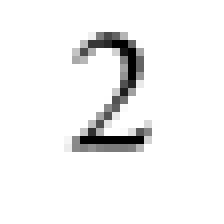
#> input picture PS0/image.png, 28 x 28 px (shown 8 times larger)
$ jupyter execute --allow-errors reproduce_book.ipynb   (shell and % lines are left out)   (older library calls are emulated)
#> lines starting #> are read from the running program, lines starting #| are printed output that depends on the picture
## A very Gentle Start with Python

[cell 1]
2 * 3

[cell 2]
print("Hello World!")

[cell 3]
x = 10
print(x)
print(x+5)

y = x+7
print(y)

#print(z)

[cell 4]
list( range(10))

[cell 5]
for n in range(10):
    print(n)
    pass
print("done")

[cell 6]
for n in range(10):
    print("The square of",n,"is",n*n)
    pass
print("done")

[cell 7]
# the following prints out the cube of 2
print(2**3)

[cell 8]
# function that takes 2 numbers as input
# and outputs their average
def avg(x,y):
    print("first input is", x)
    print("second input is", y)
    a = (x+y)/2.0
    print("average is", a)
    return a

[cell 9]
avg(2,4)

[cell 10]
avg(200,301)

[cell 11]
import numpy

[cell 12]
a = numpy.zeros([3,2])
print(a)

[cell 13]
a[0,0] = 1
a[0,1] = 2
a[1,0] = 9
a[2,1] = 12
print(a)

[cell 14]
print(a[0,1])
v = a[1,0]
print(v)

[cell 15]
# trying to look up an array element that doesn't exist
#a[0,2]

[cell 16]
import matplotlib.pyplot

[cell 17]
matplotlib.pyplot.imshow(a, interpolation="nearest")
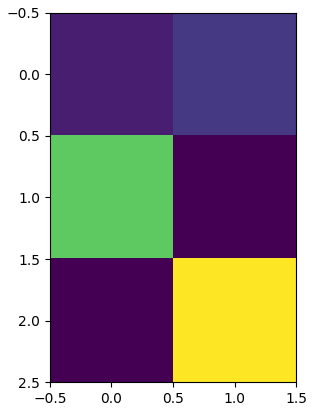
#> figure drawn by matplotlib, 1 panel

[cell 18]
#class for a dog object
class Dog:
    #dogs can bark()
    def bark(self):
        print("woof!")
        pass

    pass

[cell 19]
sizzles = Dog()

[cell 20]
sizzles.bark()

[cell 21]
sizzles = Dog()
mutley = Dog()

sizzles.bark()
mutley.bark()

[cell 22]
#class for a dog object
class Dog:
    # initialisation method with internal data
    def __init__(self,petname,temp):
        self.name=petname;
        self.temperature=temp;

    # get status
    def status(self):
        print("dog name is ",self.name)
        print("dog temperature is ",self.temperature)
        pass

    # set temperature
    def setTemperature(self,temp):
        self.temperature=temp;
        pass

    # dog can bark
    def bark(self):
        print("woof!")
        pass

    pass

[cell 23]
# create a new dog object from the Dog class
lassie = Dog("Lassie", 37)

[cell 24]
lassie.status()

[cell 25]
lassie.setTemperature(40)

[cell 26]
lassie.status()

## Neural Network with Python

[cell 27]
class neuralNetwork:
    def __init__(self, inputnodes, hiddennodes, outputnodes, learningrate):
        # set number of nodes in each input, hidden, output layer
        self.inodes = inputnodes
        self.hnodes = hiddennodes
        self.onodes = outputnodes

        # learning rate
        self.lr = learningrate
        pass

[cell 28]
# number of input, hidden and output nodes
input_nodes = 3
hidden_nodes = 3
output_nodes = 3

#learning rate is 0.3
learning_rate = 0.3

#create instance of neural network
n = neuralNetwork(input_nodes, hidden_nodes, output_nodes, learning_rate)

[cell 29]
import numpy

[cell 30]
numpy.random.rand(3, 3)

[cell 31]
numpy.random.rand(3, 3) - 0.5

[cell 32]
import scipy.special

class neuralNetwork:
    def __init__(self, inputnodes, hiddennodes, outputnodes, learningrate):
        # set number of nodes in each input, hidden, output layer
        self.inodes = inputnodes
        self.hnodes = hiddennodes
        self.onodes = outputnodes
        # link weight matrices, wih and who
        # weights inside the arrays are w_i_j, where link is from node i to node j in the next layer
        # w11 w21
        # w12 w22 etc
        self.wih = (numpy.random.rand(self.hnodes, self.inodes) - 0.5)
        self.who = (numpy.random.rand(self.onodes, self.hnodes) - 0.5)

        # learning rate
        self.lr = learningrate

        #activation function is the sigmoid function
        self.activation_function = lambda x: scipy.special.expit(x)

        pass

    # train the neural network
    def train():
        pass

    # query the neural network
    def query(self, inputs_list):
        # convert inputs list to 2d array
        inputs = numpy.array(inputs_list, ndmin=2).T

        # calculate signals into hidden layer
        hidden_inputs = numpy.dot(self.wih, inputs)

        # calculate the signals emerging from hidden layer
        hidden_outputs = self.activation_function(hidden_inputs)

        # calculate signals into final output layer
        final_inputs = numpy.dot(self.who, hidden_outputs)

        # calculate the signals emerging from final output layer
        final_outputs = self.activation_function(final_inputs)

        return final_outputs

[cell 33]
n = neuralNetwork(input_nodes, hidden_nodes, output_nodes, learning_rate)
n.query([1.0, 0.5, -1.5])

[cell 34]
class neuralNetwork:
    # [67 lines left out: functions __init__, train, query, not called in this run]

## The MNIST Dataset of Handwritten Numbers

[cell 35]
data_file = open("mnist_dataset/mnist_train_100.csv", 'r')
#> (reads PS0/mnist_dataset/mnist_train_100.csv from the repository)
data_list = data_file.readlines()
data_file.close()

[cell 36]
len(data_list)

[cell 37]
data_list[0]

[cell 38]
import numpy
import matplotlib.pyplot

[cell 39]
all_values = data_list[0].split(',')
image_array = numpy.asfarray(all_values[1:]).reshape((28,28))
matplotlib.pyplot.imshow(image_array, cmap='Greys', interpolation = 'None')
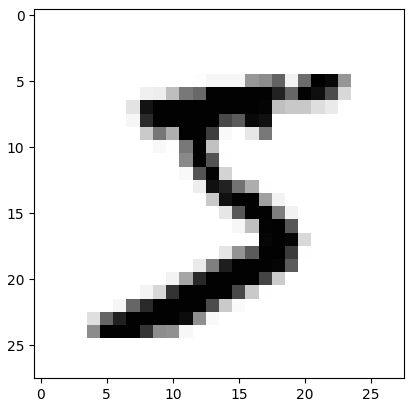
#> figure drawn by matplotlib, 1 panel

[cell 40]
all_values = data_list[1].split(',')
image_array = numpy.asfarray(all_values[1:]).reshape((28,28))
matplotlib.pyplot.imshow(image_array, cmap='Greys', interpolation = 'None')
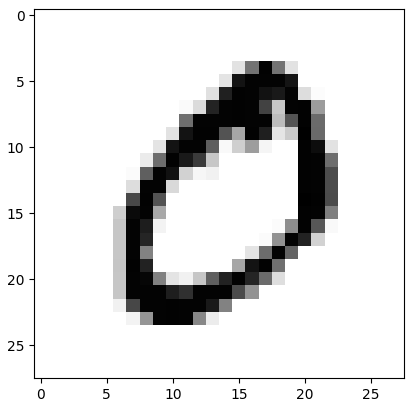
#> figure drawn by matplotlib, 1 panel

[cell 41]
# scale input to range 0.01 to 1.00
scaled_input = (numpy.asfarray(all_values[1:])/255.0*0.99) + 0.01
print(scaled_input)

[cell 42]
# output nodes is 10 (example)
onodes = 10
targets = numpy.zeros(onodes) + 0.01
targets[int(all_values[0])] = 0.99

[cell 43]
import numpy
# scipy.special for the sigmoid function expit()
import scipy.special
#library for plotting arrays
import matplotlib.pyplot
#ensure the plots are inside this notebook, not an external window

# neural network class definition
class neuralNetwork:


    # initialise the neural network
    def __init__(self, inputnodes, hiddennodes, outputnodes, learningrate):
        # set number of nodes in each input, hidden, output layer
        self.inodes = inputnodes
        self.hnodes = hiddennodes
        self.onodes = outputnodes

        # link weight matrices, wih and who
        # weights inside the arrays are w_i_j, where link is from node i to node j in the next layer
        # w11 w21
        # w12 w22 etc
        self.wih = numpy.random.normal(0.0, pow(self.hnodes, -0.5), (self.hnodes, self.inodes))
        self.who = numpy.random.normal(0.0, pow(self.onodes, -0.5), (self.onodes, self.hnodes))

        # learning rate
        self.lr = learningrate

        # activation function is the sigmoid function
        self.activation_function = lambda x: scipy.special.expit(x)

        pass


    # train the neural network
    def train(self, inputs_list, targets_list):
        # convert inputs list to 2d array
        inputs = numpy.array(inputs_list, ndmin=2).T
        targets = numpy.array(targets_list, ndmin=2).T

        # calculate signals into hidden layer
        hidden_inputs = numpy.dot(self.wih, inputs)
        # calculate the signals emerging from hidden layer
        hidden_outputs = self.activation_function(hidden_inputs)

        # calculate signals into final output layer
        final_inputs = numpy.dot(self.who, hidden_outputs)
        # calculate the signals emerging from final output layer
        final_outputs = self.activation_function(final_inputs)

        # output layer error is the (target - actual)
        output_errors = targets - final_outputs
        # hidden layer error is the output_errors, split by weights, recombined at hidden nodes
        hidden_errors = numpy.dot(self.who.T, output_errors)

        # update the weights for the links between the hidden and output layers
        self.who += self.lr * numpy.dot((output_errors * final_outputs * (1.0 - final_outputs)), numpy.transpose(hidden_outputs))

        # update the weights for the links between the input and hidden layers
        self.wih += self.lr * numpy.dot((hidden_errors * hidden_outputs * (1.0 - hidden_outputs)), numpy.transpose(inputs))

        pass


    # query the neural network
    def query(self, inputs_list):
        # convert inputs list to 2d array
        inputs = numpy.array(inputs_list, ndmin=2).T

        # calculate signals into hidden layer
        hidden_inputs = numpy.dot(self.wih, inputs)
        # calculate the signals emerging from hidden layer
        hidden_outputs = self.activation_function(hidden_inputs)

        # calculate signals into final output layer
        final_inputs = numpy.dot(self.who, hidden_outputs)
        # calculate the signals emerging from final output layer
        final_outputs = self.activation_function(final_inputs)

        return final_outputs

# number of input, hidden and output nodes
input_nodes = 784
hidden_nodes = 100
output_nodes = 10

# learning rate is 0.3
learning_rate = 0.3

# create instance of neural network
n = neuralNetwork(input_nodes,hidden_nodes,output_nodes, learning_rate)

#load the mnist training data CSV file into a list
training_data_file = open("mnist_dataset/mnist_train_100.csv", 'r')
training_data_list = training_data_file.readlines()
training_data_file.close()

#train the neural network
#go through all records in the training data set
for record in training_data_list:
    #split the recorde by the ',' commas
    all_values = record.split(',')
    #scale and shift the inputs
    inputs = (numpy.asfarray(all_values[1:])/255.0*0.99) + 0.01
    #create the target output values (all 0.01, except the desired label which is 0.99)
    targets = numpy.zeros(output_nodes) + 0.01
    #all_values[0] is the target label for this record
    targets[int(all_values[0])] = 0.99
    n.train(inputs, targets)
    pass

[cell 44]
# load the mnist test data CSV file into a list
test_data_file = open("mnist_dataset/mnist_test_10.csv", 'r')
#> (reads PS0/mnist_dataset/mnist_test_10.csv from the repository)
test_data_list = test_data_file.readlines()
test_data_file.close()

[cell 45]
# get the first test record
all_values = test_data_list[0].split(',')
# print the label
print(all_values[0])

[cell 46]
image_array = numpy.asfarray(all_values[1:]).reshape((28,28))
matplotlib.pyplot.imshow(image_array, cmap = 'Greys', interpolation = 'None')
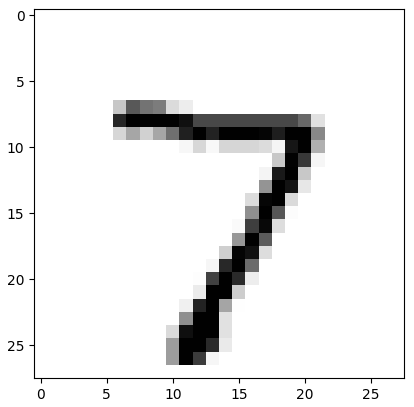
#> figure drawn by matplotlib, 1 panel

[cell 47]
n.query((numpy.asfarray(all_values[1:])/255.0*0.99) + 0.01)

[cell 48]
# test the neural network

# scorecard for how well the network performs, initially empty scorecard = []
scorecard = []

# go through all the records in the test data set for record in test_data_list:
for record in  test_data_list:
    #split the record by the ',' commas
    all_values = record.split(',')
    #correct answer is first value
    correct_label = int(all_values[0])
    print(correct_label, "correct label")
    #scale and shift the inputs
    inputs = (numpy.asfarray(all_values[1:])/255.0*0.99) + 0.01
    #query the network
    outputs = n.query(inputs)
    #the index of the highest value corresponds to the label
    label = numpy.argmax(outputs)
    print(label, "network's answer")
    #append correct or incorrect to list
    if(label == correct_label):
        #network's answer matches correct answer, add 1 to scorecard
        scorecard.append(1)
    else:
        #network's answer does not match correct answer, add 0 to scorecard
        scorecard.append(0)
        pass

    pass

[cell 49]
print(scorecard)

[cell 50]
scorecard_array = numpy.asarray(scorecard)
print("performance = ", scorecard_array.sum()/scorecard_array.size)

### final code

[cell 51]
import numpy
# scipy.special for the sigmoid function expit()
import scipy.special
#library for plotting arrays
import matplotlib.pyplot
#ensure the plots are inside this notebook, not an external window

# neural network class definition
class neuralNetwork:


    # initialise the neural network
    def __init__(self, inputnodes, hiddennodes, outputnodes, learningrate):
        # set number of nodes in each input, hidden, output layer
        self.inodes = inputnodes
        self.hnodes = hiddennodes
        self.onodes = outputnodes

        # link weight matrices, wih and who
        # weights inside the arrays are w_i_j, where link is from node i to node j in the next layer
        # w11 w21
        # w12 w22 etc
        self.wih = numpy.random.normal(0.0, pow(self.hnodes, -0.5), (self.hnodes, self.inodes))
        self.who = numpy.random.normal(0.0, pow(self.onodes, -0.5), (self.onodes, self.hnodes))

        # learning rate
        self.lr = learningrate

        # activation function is the sigmoid function
        self.activation_function = lambda x: scipy.special.expit(x)

        pass


    # train the neural network
    # [45 lines left out: functions train, query, not called in this run]

# number of input, hidden and output nodes
input_nodes = 784
hidden_nodes = 200
output_nodes = 10

# learning rate
learning_rate = 0.1

# create instance of neural network
n = neuralNetwork(input_nodes,hidden_nodes,output_nodes, learning_rate)

#load the mnist training data CSV file into a list
#> (the rest of this cell did not finish here and is left out)

## Part 3 - Even More Fun

### Your Own Handwriting

[cell 52]
import scipy.misc
img_array = scipy.misc.imread('image.png', flatten = True)
#> img_array: shape (28, 28) float32; min 0, max 255, mean 241.6

img_data = 255.0 - img_array.reshape(784)
#> img_data = 784 values, max 255 at index 154, min 0 at index 0, mean 13.41
img_data = (img_data/255.0*0.99) + 0.01
#> img_data = 784 values, max 1 at index 154, min 0.01 at index 0, mean 0.0621

[cell 53]
# python notebook for Make Your Own Neural Network
# code for a 3-layer neural network, and code for learning the MNIST dataset
# (c) Tariq Rashid, 2016
# license is GPLv2

[cell 54]
# helper to load data from PNG image files
import imageio
# glob helps select multiple files using patterns
import glob

[cell 55]
import numpy
# library for plotting arrays
import matplotlib.pyplot
# ensure the plots are inside this notebook, not an external window

[cell 56]
# our own image test data set
our_own_dataset = []

[cell 57]
for image_file_name in glob.glob('my_own_images/2828_my_own_?.png'):
    print ("loading ... ", image_file_name)
    # use the filename to set the correct label
    label = int(image_file_name[-5:-4])
    # load image data from png files into an array
    img_array = imageio.imread(image_file_name, as_gray=True)
    # reshape from 28x28 to list of 784 values, invert values
    img_data  = 255.0 - img_array.reshape(784)
    # then scale data to range from 0.01 to 1.0
    img_data = (img_data / 255.0 * 0.99) + 0.01
    print(numpy.min(img_data))
    print(numpy.max(img_data))
    # append label and image data  to test data set
    record = numpy.append(label,img_data)
    print(record)
    our_own_dataset.append(record)
    pass

#> (a cell that did not finish here is left out)

#> (a cell that did not finish here is left out)

[cell 60]
# our own image test data set
our_own_dataset = []

# load the png image data as test data set
for image_file_name in glob.glob('my_own_images/2828_my_own_?.png'):

    # use the filename to set the correct label
    label = int(image_file_name[-5:-4])

    # load image data from png files into an array
    print ("loading ... ", image_file_name)
    img_array = imageio.imread(image_file_name, as_gray=True)

    # reshape from 28x28 to list of 784 values, invert values
    img_data  = 255.0 - img_array.reshape(784)

    # then scale data to range from 0.01 to 1.0
    img_data = (img_data / 255.0 * 0.99) + 0.01
    print(numpy.min(img_data))
    print(numpy.max(img_data))

    # append label and image data  to test data set
    record = numpy.append(label,img_data)
    our_own_dataset.append(record)

    pass

[cell 61]
# test the neural network with our own images

# record to test
item = 2

# plot image
#> (the rest of this cell did not finish here and is left out)

### Inside the Mind of a Neural Network

[cell 62]
# python notebook for Make Your Own Neural Network
# code for a 3-layer neural network, and code for learning the MNIST dataset
# this version asks the network what the image should be, given a label
# (c) Tariq Rashid, 2016
# license is GPLv2

[cell 63]
import numpy
# scipy.special for the sigmoid function expit(), and its inverse logit()
import scipy.special
# library for plotting arrays
import matplotlib.pyplot
# ensure the plots are inside this notebook, not an external window

[cell 64]
# neural network class definition
class neuralNetwork:


    # initialise the neural network
    def __init__(self, inputnodes, hiddennodes, outputnodes, learningrate):
        # set number of nodes in each input, hidden, output layer
        self.inodes = inputnodes
        self.hnodes = hiddennodes
        self.onodes = outputnodes

        # link weight matrices, wih and who
        # weights inside the arrays are w_i_j, where link is from node i to node j in the next layer
        # w11 w21
        # w12 w22 etc
        self.wih = numpy.random.normal(0.0, pow(self.inodes, -0.5), (self.hnodes, self.inodes))
        self.who = numpy.random.normal(0.0, pow(self.hnodes, -0.5), (self.onodes, self.hnodes))

        # learning rate
        self.lr = learningrate

        # activation function is the sigmoid function
        self.activation_function = lambda x: scipy.special.expit(x)
        self.inverse_activation_function = lambda x: scipy.special.logit(x)

        pass


    # train the neural network
    def train(self, inputs_list, targets_list):
        # convert inputs list to 2d array
        inputs = numpy.array(inputs_list, ndmin=2).T
        targets = numpy.array(targets_list, ndmin=2).T

        # calculate signals into hidden layer
        hidden_inputs = numpy.dot(self.wih, inputs)
        # calculate the signals emerging from hidden layer
        hidden_outputs = self.activation_function(hidden_inputs)

        # calculate signals into final output layer
        final_inputs = numpy.dot(self.who, hidden_outputs)
        # calculate the signals emerging from final output layer
        final_outputs = self.activation_function(final_inputs)

        # output layer error is the (target - actual)
        output_errors = targets - final_outputs
        # hidden layer error is the output_errors, split by weights, recombined at hidden nodes
        hidden_errors = numpy.dot(self.who.T, output_errors)

        # update the weights for the links between the hidden and output layers
        self.who += self.lr * numpy.dot((output_errors * final_outputs * (1.0 - final_outputs)), numpy.transpose(hidden_outputs))

        # update the weights for the links between the input and hidden layers
        self.wih += self.lr * numpy.dot((hidden_errors * hidden_outputs * (1.0 - hidden_outputs)), numpy.transpose(inputs))

        pass


    # query the neural network
    def query(self, inputs_list):
        # convert inputs list to 2d array
        inputs = numpy.array(inputs_list, ndmin=2).T

        # calculate signals into hidden layer
        hidden_inputs = numpy.dot(self.wih, inputs)
        # calculate the signals emerging from hidden layer
        hidden_outputs = self.activation_function(hidden_inputs)

        # calculate signals into final output layer
        final_inputs = numpy.dot(self.who, hidden_outputs)
        # calculate the signals emerging from final output layer
        final_outputs = self.activation_function(final_inputs)

        return final_outputs


    # backquery the neural network
    # we'll use the same termnimology to each item,
    # eg target are the values at the right of the network, albeit used as input
    # eg hidden_output is the signal to the right of the middle nodes
    def backquery(self, targets_list):
        # transpose the targets list to a vertical array
        final_outputs = numpy.array(targets_list, ndmin=2).T

        # calculate the signal into the final output layer
        final_inputs = self.inverse_activation_function(final_outputs)

        # calculate the signal out of the hidden layer
        hidden_outputs = numpy.dot(self.who.T, final_inputs)
        # scale them back to 0.01 to .99
        hidden_outputs -= numpy.min(hidden_outputs)
        hidden_outputs /= numpy.max(hidden_outputs)
        hidden_outputs *= 0.98
        hidden_outputs += 0.01

        # calculate the signal into the hidden layer
        hidden_inputs = self.inverse_activation_function(hidden_outputs)

        # calculate the signal out of the input layer
        inputs = numpy.dot(self.wih.T, hidden_inputs)
        # scale them back to 0.01 to .99
        inputs -= numpy.min(inputs)
        inputs /= numpy.max(inputs)
        inputs *= 0.98
        inputs += 0.01

        return inputs

[cell 65]
# number of input, hidden and output nodes
input_nodes = 784
hidden_nodes = 200
output_nodes = 10

# learning rate
learning_rate = 0.1

# create instance of neural network
n = neuralNetwork(input_nodes,hidden_nodes,output_nodes, learning_rate)

#> (a cell that did not finish here is left out)

[cell 67]
# train the neural network

# epochs is the number of times the training data set is used for training
epochs = 5

for e in range(epochs):
    # go through all records in the training data set
    for record in training_data_list:
        # split the record by the ',' commas
        all_values = record.split(',')
        # scale and shift the inputs
        inputs = (numpy.asfarray(all_values[1:]) / 255.0 * 0.99) + 0.01
        # create the target output values (all 0.01, except the desired label which is 0.99)
        targets = numpy.zeros(output_nodes) + 0.01
        # all_values[0] is the target label for this record
        targets[int(all_values[0])] = 0.99
        n.train(inputs, targets)
        pass
    pass

#> (a cell that did not finish here is left out)

[cell 69]
# test the neural network

# scorecard for how well the network performs, initially empty
scorecard = []

# go through all the records in the test data set
for record in test_data_list:
    # split the record by the ',' commas
    all_values = record.split(',')
    # correct answer is first value
    correct_label = int(all_values[0])
    # scale and shift the inputs
    inputs = (numpy.asfarray(all_values[1:]) / 255.0 * 0.99) + 0.01
    # query the network
    outputs = n.query(inputs)
    # the index of the highest value corresponds to the label
    label = numpy.argmax(outputs)
    # append correct or incorrect to list
    if (label == correct_label):
        # network's answer matches correct answer, add 1 to scorecard
        scorecard.append(1)
    else:
        # network's answer doesn't match correct answer, add 0 to scorecard
        scorecard.append(0)
        pass

    pass

[cell 70]
# calculate the performance score, the fraction of correct answers
scorecard_array = numpy.asarray(scorecard)
print ("performance = ", scorecard_array.sum() / scorecard_array.size)

[cell 71]
# run the network backwards, given a label, see what image it produces

# label to test
label = 0
# create the output signals for this label
targets = numpy.zeros(output_nodes) + 0.01
# all_values[0] is the target label for this record
targets[label] = 0.99
print(targets)

# get image data
image_data = n.backquery(targets)

# plot image data
matplotlib.pyplot.imshow(image_data.reshape(28,28), cmap='Greys', interpolation='None')
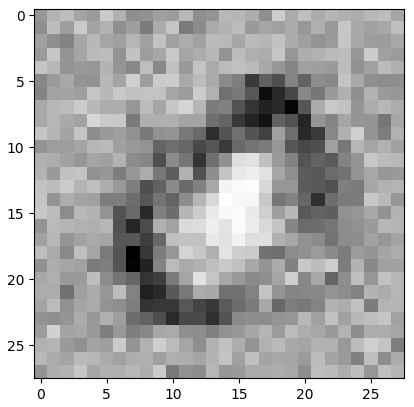
#> figure drawn by matplotlib, 1 panel
